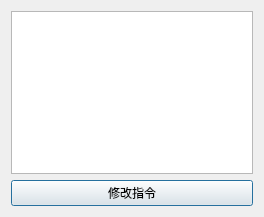
<?xml version="1.0" encoding="UTF-8"?>
<ui version="4.0">
 <class>Param</class>
 <widget class="QDialog" name="Param">
  <property name="geometry">
   <rect>
    <x>0</x>
    <y>0</y>
    <width>264</width>
    <height>217</height>
   </rect>
  </property>
  <property name="windowTitle">
   <string>指令参数</string>
  </property>
  <property name="windowIcon">
   <iconset resource="../images.qrc">
    <normaloff>:/按钮图标/窗体/res/图标.png</normaloff>:/按钮图标/窗体/res/图标.png</iconset>
  </property>
  <layout class="QVBoxLayout" name="verticalLayout">
   <item>
    <widget class="QTextEdit" name="textEdit">
     <property name="font">
      <font>
       <family>微软雅黑</family>
       <pointsize>11</pointsize>
      </font>
     </property>
     <property name="readOnly">
      <bool>true</bool>
     </property>
    </widget>
   </item>
   <item>
    <widget class="QPushButton" name="pushButton">
     <property name="text">
      <string>修改指令</string>
     </property>
    </widget>
   </item>
  </layout>
 </widget>
 <resources>
  <include location="../images.qrc"/>
 </resources>
 <connections/>
</ui>
